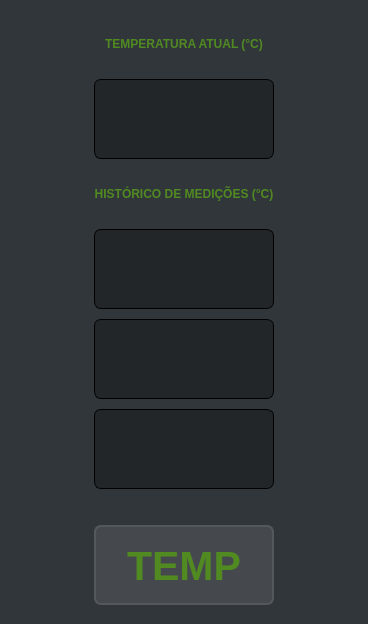
<?xml version="1.0" encoding="UTF-8"?>
<ui version="4.0">
 <class>MainWindow</class>
 <widget class="QMainWindow" name="MainWindow">
  <property name="geometry">
   <rect>
    <x>0</x>
    <y>0</y>
    <width>368</width>
    <height>624</height>
   </rect>
  </property>
  <property name="font">
   <font>
    <pointsize>30</pointsize>
   </font>
  </property>
  <property name="windowTitle">
   <string>MainWindow</string>
  </property>
  <property name="styleSheet">
   <string notr="true">background-color: rgb(49, 54, 59);</string>
  </property>
  <widget class="QWidget" name="centralwidget">
   <layout class="QVBoxLayout" name="verticalLayout_2">
    <item>
     <widget class="QFrame" name="frame_4">
      <property name="minimumSize">
       <size>
        <width>350</width>
        <height>500</height>
       </size>
      </property>
      <property name="maximumSize">
       <size>
        <width>350</width>
        <height>500</height>
       </size>
      </property>
      <property name="frameShape">
       <enum>QFrame::NoFrame</enum>
      </property>
      <property name="frameShadow">
       <enum>QFrame::Raised</enum>
      </property>
      <layout class="QVBoxLayout" name="verticalLayout">
       <property name="spacing">
        <number>0</number>
       </property>
       <property name="leftMargin">
        <number>0</number>
       </property>
       <property name="topMargin">
        <number>0</number>
       </property>
       <property name="rightMargin">
        <number>0</number>
       </property>
       <property name="bottomMargin">
        <number>0</number>
       </property>
       <item>
        <widget class="QFrame" name="frame_3">
         <property name="minimumSize">
          <size>
           <width>350</width>
           <height>500</height>
          </size>
         </property>
         <property name="maximumSize">
          <size>
           <width>350</width>
           <height>500</height>
          </size>
         </property>
         <property name="frameShape">
          <enum>QFrame::NoFrame</enum>
         </property>
         <property name="frameShadow">
          <enum>QFrame::Raised</enum>
         </property>
         <widget class="QLabel" name="label">
          <property name="geometry">
           <rect>
            <x>0</x>
            <y>10</y>
            <width>350</width>
            <height>50</height>
           </rect>
          </property>
          <property name="minimumSize">
           <size>
            <width>330</width>
            <height>50</height>
           </size>
          </property>
          <property name="maximumSize">
           <size>
            <width>16777215</width>
            <height>50</height>
           </size>
          </property>
          <property name="font">
           <font>
            <weight>75</weight>
            <bold>true</bold>
           </font>
          </property>
          <property name="styleSheet">
           <string notr="true">color: rgb(80, 138, 32);</string>
          </property>
          <property name="text">
           <string>TEMPERATURA ATUAL (°C)</string>
          </property>
          <property name="alignment">
           <set>Qt::AlignCenter</set>
          </property>
         </widget>
         <widget class="QLineEdit" name="lineEdit_1">
          <property name="geometry">
           <rect>
            <x>85</x>
            <y>70</y>
            <width>180</width>
            <height>80</height>
           </rect>
          </property>
          <property name="sizePolicy">
           <sizepolicy hsizetype="Expanding" vsizetype="Ignored">
            <horstretch>0</horstretch>
            <verstretch>50</verstretch>
           </sizepolicy>
          </property>
          <property name="minimumSize">
           <size>
            <width>180</width>
            <height>80</height>
           </size>
          </property>
          <property name="maximumSize">
           <size>
            <width>180</width>
            <height>80</height>
           </size>
          </property>
          <property name="font">
           <font>
            <pointsize>44</pointsize>
            <weight>75</weight>
            <bold>true</bold>
           </font>
          </property>
          <property name="styleSheet">
           <string notr="true">color: rgb(97, 99, 101);
background-color: rgb(35, 38, 41);
border-style: outset;
border-width: 1px;
border-radius: 7px;
border-color: rgb(0, 0, 0);</string>
          </property>
          <property name="text">
           <string/>
          </property>
          <property name="alignment">
           <set>Qt::AlignCenter</set>
          </property>
         </widget>
         <widget class="QLabel" name="label_2">
          <property name="geometry">
           <rect>
            <x>0</x>
            <y>160</y>
            <width>350</width>
            <height>50</height>
           </rect>
          </property>
          <property name="font">
           <font>
            <weight>75</weight>
            <bold>true</bold>
           </font>
          </property>
          <property name="styleSheet">
           <string notr="true">color: rgb(80, 138, 32);</string>
          </property>
          <property name="frameShape">
           <enum>QFrame::NoFrame</enum>
          </property>
          <property name="frameShadow">
           <enum>QFrame::Plain</enum>
          </property>
          <property name="text">
           <string>HISTÓRICO DE MEDIÇÕES (°C)</string>
          </property>
          <property name="textFormat">
           <enum>Qt::AutoText</enum>
          </property>
          <property name="scaledContents">
           <bool>false</bool>
          </property>
          <property name="alignment">
           <set>Qt::AlignCenter</set>
          </property>
          <property name="indent">
           <number>0</number>
          </property>
         </widget>
         <widget class="QLineEdit" name="lineEdit_2">
          <property name="geometry">
           <rect>
            <x>85</x>
            <y>220</y>
            <width>180</width>
            <height>80</height>
           </rect>
          </property>
          <property name="minimumSize">
           <size>
            <width>180</width>
            <height>80</height>
           </size>
          </property>
          <property name="maximumSize">
           <size>
            <width>180</width>
            <height>80</height>
           </size>
          </property>
          <property name="font">
           <font>
            <pointsize>45</pointsize>
            <weight>75</weight>
            <bold>true</bold>
           </font>
          </property>
          <property name="styleSheet">
           <string notr="true">color: rgb(97, 99, 101);
background-color: rgb(35, 38, 41);
border-style: outset;
border-width: 1px;
border-radius: 7px;
border-color: rgb(0, 0, 0);</string>
          </property>
          <property name="text">
           <string/>
          </property>
          <property name="alignment">
           <set>Qt::AlignCenter</set>
          </property>
         </widget>
         <widget class="QLineEdit" name="lineEdit_4">
          <property name="geometry">
           <rect>
            <x>85</x>
            <y>400</y>
            <width>180</width>
            <height>80</height>
           </rect>
          </property>
          <property name="minimumSize">
           <size>
            <width>180</width>
            <height>80</height>
           </size>
          </property>
          <property name="maximumSize">
           <size>
            <width>180</width>
            <height>80</height>
           </size>
          </property>
          <property name="font">
           <font>
            <pointsize>45</pointsize>
            <weight>75</weight>
            <bold>true</bold>
           </font>
          </property>
          <property name="styleSheet">
           <string notr="true">color: rgb(97, 99, 101);
background-color: rgb(35, 38, 41);
border-style: outset;
border-width: 1px;
border-radius: 7px;
border-color: rgb(0, 0, 0);</string>
          </property>
          <property name="text">
           <string/>
          </property>
          <property name="alignment">
           <set>Qt::AlignCenter</set>
          </property>
         </widget>
         <widget class="QLineEdit" name="lineEdit_3">
          <property name="geometry">
           <rect>
            <x>85</x>
            <y>310</y>
            <width>180</width>
            <height>80</height>
           </rect>
          </property>
          <property name="minimumSize">
           <size>
            <width>180</width>
            <height>80</height>
           </size>
          </property>
          <property name="maximumSize">
           <size>
            <width>180</width>
            <height>80</height>
           </size>
          </property>
          <property name="font">
           <font>
            <pointsize>45</pointsize>
            <weight>75</weight>
            <bold>true</bold>
           </font>
          </property>
          <property name="styleSheet">
           <string notr="true">color: rgb(97, 99, 101);
background-color: rgb(35, 38, 41);
border-style: outset;
border-width: 1px;
border-radius: 7px;
border-color: rgb(0, 0, 0);</string>
          </property>
          <property name="text">
           <string/>
          </property>
          <property name="alignment">
           <set>Qt::AlignCenter</set>
          </property>
         </widget>
        </widget>
       </item>
      </layout>
     </widget>
    </item>
    <item>
     <widget class="QFrame" name="frame">
      <property name="minimumSize">
       <size>
        <width>350</width>
        <height>100</height>
       </size>
      </property>
      <property name="maximumSize">
       <size>
        <width>350</width>
        <height>100</height>
       </size>
      </property>
      <property name="frameShape">
       <enum>QFrame::NoFrame</enum>
      </property>
      <property name="frameShadow">
       <enum>QFrame::Plain</enum>
      </property>
      <layout class="QHBoxLayout" name="horizontalLayout">
       <property name="spacing">
        <number>0</number>
       </property>
       <property name="leftMargin">
        <number>0</number>
       </property>
       <property name="topMargin">
        <number>0</number>
       </property>
       <property name="rightMargin">
        <number>0</number>
       </property>
       <property name="bottomMargin">
        <number>0</number>
       </property>
       <item>
        <widget class="QPushButton" name="bt_temp_at">
         <property name="minimumSize">
          <size>
           <width>180</width>
           <height>80</height>
          </size>
         </property>
         <property name="maximumSize">
          <size>
           <width>180</width>
           <height>80</height>
          </size>
         </property>
         <property name="font">
          <font>
           <pointsize>31</pointsize>
           <weight>75</weight>
           <bold>true</bold>
          </font>
         </property>
         <property name="styleSheet">
          <string notr="true">background-color: rgb(69, 73, 78);
color: rgb(80, 138, 32);
border-style: solid;
border-width: 2px;
border-radius: 7px;
border-color: rgb(84, 87, 92);</string>
         </property>
         <property name="text">
          <string>TEMP</string>
         </property>
        </widget>
       </item>
      </layout>
     </widget>
    </item>
   </layout>
  </widget>
 </widget>
 <resources/>
 <connections/>
</ui>
